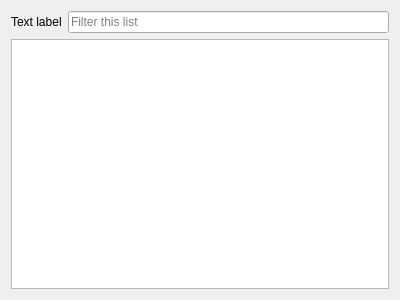
<?xml version="1.0" encoding="UTF-8"?>
<ui version="4.0">
 <class>FilterWidget</class>
 <widget class="QWidget" name="FilterWidget">
  <property name="geometry">
   <rect>
    <x>0</x>
    <y>0</y>
    <width>400</width>
    <height>300</height>
   </rect>
  </property>
  <property name="windowTitle">
   <string>Form</string>
  </property>
  <layout class="QVBoxLayout" name="verticalLayout">
   <item>
    <layout class="QHBoxLayout" name="horizontalLayout">
     <item>
      <widget class="QLabel" name="label">
       <property name="text">
        <string>Text label</string>
       </property>
      </widget>
     </item>
     <item>
      <widget class="QLineEdit" name="filterInternalList">
       <property name="alignment">
        <set>Qt::AlignLeading|Qt::AlignLeft|Qt::AlignVCenter</set>
       </property>
       <property name="placeholderText">
        <string>Filter this list</string>
       </property>
      </widget>
     </item>
    </layout>
   </item>
   <item>
    <widget class="QListView" name="filterList"/>
   </item>
  </layout>
 </widget>
 <resources/>
 <connections/>
</ui>
